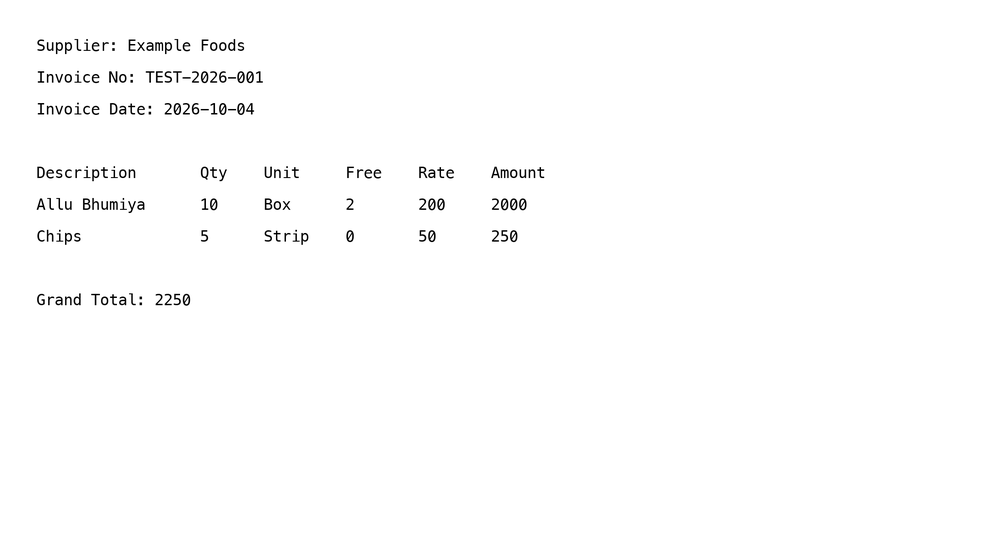
#> input picture tests/fixtures/invoice-scan.png, 1000 x 545 px, shrunk from 2200 x 1200 before the run
$ python -i local_ocr.py   (imports and definitions only)
#> lines starting #> are read from the running program, lines starting #| are printed output that depends on the picture; after the words box and inside, x2 and y2 are one past the last pixel; in counts of white or black regions, pixels touching at a corner belong together
#> further down, picture is the input picture: PIL image 1000x545 RGB; min 0, max 255, mean 252.7

"""Offline Tesseract OCR with coordinate-based reconstruction of ruled tables."""
import csv
import io
import os
import re
import statistics
from pathlib import Path
import shutil
import subprocess
import tempfile
import time


class OCRError(Exception):
    def __init__(self, code, message):
        self.code = code
        super().__init__(message)


# [49 lines left out: functions tesseract_binary, recognize, text_lines, not called in this run]


def bands(values):
    groups = []
    for value in values:
        if not groups or value > groups[-1][1] + 1:
            groups.append([value, value])
        else:
            groups[-1][1] = value
    return groups


def table_grid(image):
    """Find a sustained grid, excluding the differently divided invoice heading."""
    width, height = image.size
#> width = 1000; height = 545
    mask = image.point(lambda p: 255 if p < 200 else 0)
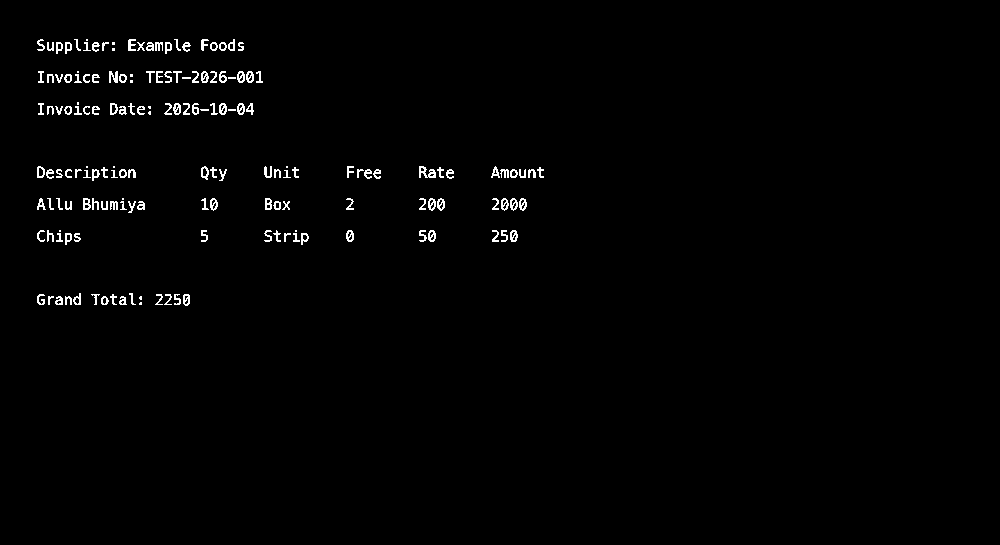
#> mask: PIL image 1000x545 RGB; 1.2% white in thin lines or dots, all inside (x1, y1, x2, y2) = (37, 39, 544, 306)
    xs = bands(x for x in range(width) if mask.crop((x, 0, x + 1, height)).histogram()[255] > height * .4)
#> xs = []
    ys = bands(y for y in range(height) if mask.crop((0, y, width, y + 1)).histogram()[255] > width * .65)
#> ys = []
    if len(xs) < 4 or len(ys) < 4:
        return None
    runs, run = [], []
    for index in range(len(ys) - 1):
        mid = (ys[index][1] + ys[index + 1][0]) // 2
        intersections = sum(mask.getpixel(((a + b) // 2, mid)) > 0 for a, b in xs)
        if intersections >= len(xs) * .8:
            run.append(index)
        else:
            if run:
                runs.append(run)
            run = []
    if run:
        runs.append(run)
    if not runs:
        return None
    run = max(runs, key=len)
    return (xs, ys[run[0]:run[-1] + 2]) if len(run) >= 3 else None


# [76 lines left out: functions grid_text, page_text, not called in this run]

>>> from PIL import Image
>>> picture = Image.open('../../tests/fixtures/invoice-scan.png')
>>> result = table_grid(picture)
